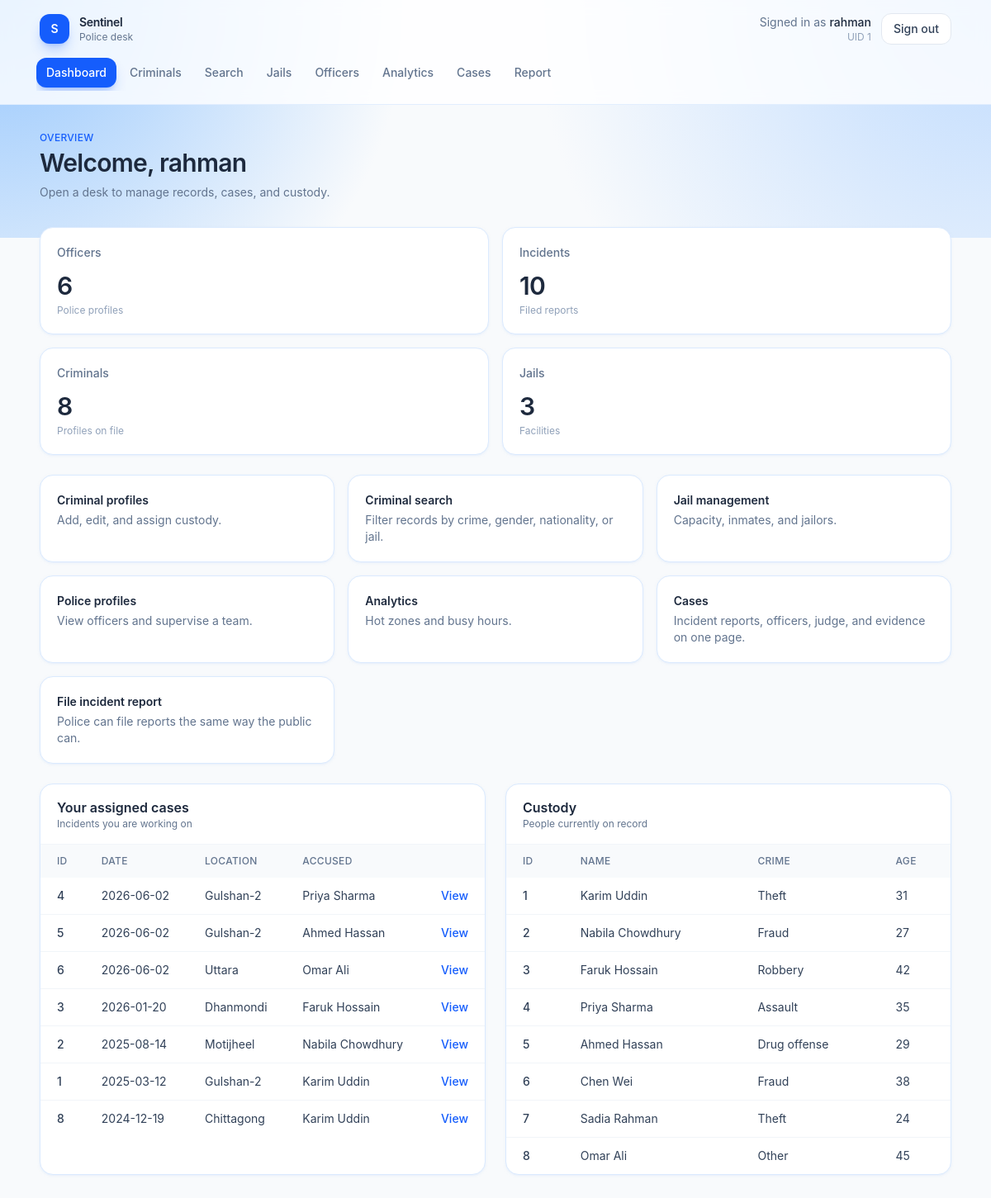
/dashboard (signed in), run on the app's committed database.
### tables this page shows
CREATE TABLE USER (
    UID INTEGER PRIMARY KEY,
    phone TEXT,
    age INTEGER,
    gender TEXT,
    role TEXT,
    name TEXT NOT NULL,
    password TEXT NOT NULL
);

CREATE TABLE Criminal (
    CID INTEGER PRIMARY KEY,
    Name TEXT NOT NULL,
    Age INTEGER,
    Crime TEXT,
    Height REAL,
    Gender TEXT,
    Nationality TEXT,
    JID INTEGER,
    time_sentenced TEXT,
    FOREIGN KEY (JID) REFERENCES Jail(JID)
);

### app.py (the view)
@app.route("/dashboard")
def dashboard():
    if not check_login():
        return redirect("/login")
    role = session.get("role")
    user_id = session.get("loggedin_UID")
    db = get_db()
    user = db.execute("SELECT * FROM USER WHERE UID = ?", (user_id,)).fetchone()
    if role == "police":
        officers_count = db.execute("select count(*) as officers from Police").fetchone()
        incidents_count = db.execute("select count(*) as incidents from 'Incident Reports'").fetchone()
        criminals_count = db.execute("select count(*) as criminals from Criminal").fetchone()
        jails_count = db.execute("select count(*) as jails from Jail").fetchone()
        stats = {
            "officers": officers_count[0],
            "incidents": incidents_count[0],
            "criminals": criminals_count[0],
            "jails": jails_count[0]
        }
        own_incidents = db.execute("select i.IRID, i.Date, i.incident_location as location, i.AccusedName from 'Incident Reports' i join Works_on w on i.IRID = w.IRID where w.UID = ? order by i.Date desc", (session.get("loggedin_UID"),)).fetchall()
        criminals = db.execute("select CID, Name, Crime, Age from Criminal").fetchall()
        return render_template("dashboard.html", user=user, stats=stats, own_incidents=own_incidents, criminals=criminals)
    else:
        reports = db.execute("select IRID, Date, incident_location as location, AccusedName from 'Incident Reports' where ReportedUID = ? order by Date desc", (session.get("loggedin_UID"),)).fetchall()
        return render_template("user_dashboard.html", user=user, reports=reports)

### app.py (called while the page is built)
def get_db():
    if "db" not in g:
        g.db = sqlite3.connect(app.config["DATABASE"])
        g.db.row_factory = sqlite3.Row
    return g.db

def check_login():
    if session.get("loggedin_UID") is None:
        return False
    return True

@app.context_processor
def inject_current_user():
    uid = session.get("loggedin_UID")
    if not uid:
        return {"user_name": "Guest"}
    name = session.get("name")
    if not name:
        db = get_db()
        row = db.execute("SELECT name FROM USER WHERE UID = ?", (uid,)).fetchone()
        name = row["name"] if row else "Guest"
        session["name"] = name
    return {"user_name": name}

@app.after_request
def disable_cache(response):
    response.headers["Cache-Control"] = "no-store, no-cache, must-revalidate, max-age=0"
    response.headers["Pragma"] = "no-cache"
    response.headers["Expires"] = "0"
    return response

### templates/dashboard.html (shortened to what this page needs)
{% extends "app.html" %}
{% set stats = stats if stats is defined else {"officers": 8, "incidents": 24, "criminals": 17, "jails": 3} %}
{% set own_incidents = own_incidents if own_incidents is defined else [
    {"IRID": 12, "Date": "2026-08-14", "location": "Gulshan-2", "AccusedName": "Karim Uddin"},
    {"IRID": 11, "Date": "2026-08-11", "location": "Motijheel", "AccusedName": "Nabila Chowdhury"},
] %}
{% set criminals = criminals if criminals is defined else [
    {"CID": 101, "Name": "Karim Uddin", "Crime": "Theft", "Age": 31},
    {"CID": 102, "Name": "Nabila Chowdhury", "Crime": "Fraud", "Age": 27},
] %}
{% block page %}
<div class="mb-8">
    <p class="text-xs font-medium uppercase tracking-wide text-blue-600">Overview</p>
    <h1 class="mt-1 text-3xl font-semibold tracking-tight text-slate-800">Welcome, {{ user.name }}</h1>
    <p class="mt-2 text-sm text-slate-500">Open a desk to manage records, cases, and custody.</p>
</div>
<section class="grid gap-4 sm:grid-cols-2 xl:grid-cols-4">
    <article class="rounded-2xl border border-blue-100 bg-white p-5 shadow-sm shadow-blue-100/50">
        <p class="text-sm font-medium text-slate-500">Officers</p>
        <p class="mt-3 text-3xl font-semibold tracking-tight text-slate-800">{{ stats.officers }}</p>
        <p class="mt-1 text-xs text-slate-400">Police profiles</p>
    </article>
    <article class="rounded-2xl border border-blue-100 bg-white p-5 shadow-sm shadow-blue-100/50">
        <p class="text-sm font-medium text-slate-500">Incidents</p>
        <p class="mt-3 text-3xl font-semibold tracking-tight text-slate-800">{{ stats.incidents }}</p>
        <p class="mt-1 text-xs text-slate-400">Filed reports</p>
    </article>
    <article class="rounded-2xl border border-blue-100 bg-white p-5 shadow-sm shadow-blue-100/50">
        <p class="text-sm font-medium text-slate-500">Criminals</p>
        <p class="mt-3 text-3xl font-semibold tracking-tight text-slate-800">{{ stats.criminals }}</p>
        <p class="mt-1 text-xs text-slate-400">Profiles on file</p>
    </article>
    <article class="rounded-2xl border border-blue-100 bg-white p-5 shadow-sm shadow-blue-100/50">
        <p class="text-sm font-medium text-slate-500">Jails</p>
        <p class="mt-3 text-3xl font-semibold tracking-tight text-slate-800">{{ stats.jails }}</p>
        <p class="mt-1 text-xs text-slate-400">Facilities</p>
    </article>
</section>
<section class="mt-6 grid gap-4 sm:grid-cols-2 lg:grid-cols-3">
    <a href="{{ url_for('criminals') }}" class="rounded-2xl border border-blue-100 bg-white p-5 shadow-sm shadow-blue-100/50 transition hover:border-blue-300 hover:shadow-md">
        <p class="text-sm font-semibold text-slate-800">Criminal profiles</p>
        <p class="mt-1 text-sm text-slate-500">Add, edit, and assign custody.</p>
    </a>
    <a href="{{ url_for('search_criminals') }}" class="rounded-2xl border border-blue-100 bg-white p-5 shadow-sm shadow-blue-100/50 transition hover:border-blue-300 hover:shadow-md">
        <p class="text-sm font-semibold text-slate-800">Criminal search</p>
        <p class="mt-1 text-sm text-slate-500">Filter records by crime, gender, nationality, or jail.</p>
    </a>
    <a href="{{ url_for('jails') }}" class="rounded-2xl border border-blue-100 bg-white p-5 shadow-sm shadow-blue-100/50 transition hover:border-blue-300 hover:shadow-md">
        <p class="text-sm font-semibold text-slate-800">Jail management</p>
        <p class="mt-1 text-sm text-slate-500">Capacity, inmates, and jailors.</p>
    </a>
    {% if session.get("issupervisor") %}
    <a href="{{ url_for('officers') }}" class="rounded-2xl border border-blue-100 bg-white p-5 shadow-sm shadow-blue-100/50 transition hover:border-blue-300 hover:shadow-md">
        <p class="text-sm font-semibold text-slate-800">Police profiles</p>
        <p class="mt-1 text-sm text-slate-500">View officers and supervise a team.</p>
    </a>
    {% endif %}
    <a href="{{ url_for('analytics') }}" class="rounded-2xl border border-blue-100 bg-white p-5 shadow-sm shadow-blue-100/50 transition hover:border-blue-300 hover:shadow-md">
        <p class="text-sm font-semibold text-slate-800">Analytics</p>
        <p class="mt-1 text-sm text-slate-500">Hot zones and busy hours.</p>
    </a>
    <a href="{{ url_for('incidents') }}" class="rounded-2xl border border-blue-100 bg-white p-5 shadow-sm shadow-blue-100/50 transition hover:border-blue-300 hover:shadow-md">
        <p class="text-sm font-semibold text-slate-800">Cases</p>
        <p class="mt-1 text-sm text-slate-500">Incident reports, officers, judge, and evidence on one page.</p>
    </a>
    <a href="{{ url_for('report_incident') }}" class="rounded-2xl border border-blue-100 bg-white p-5 shadow-sm shadow-blue-100/50 transition hover:border-blue-300 hover:shadow-md">
        <p class="text-sm font-semibold text-slate-800">File incident report</p>
        <p class="mt-1 text-sm text-slate-500">Police can file reports the same way the public can.</p>
    </a>
</section>
<section class="mt-6 grid gap-6 lg:grid-cols-2">
    <article class="overflow-hidden rounded-2xl border border-blue-100 bg-white shadow-sm shadow-blue-100/50">
        <div class="border-b border-slate-100 px-5 py-4">
            <h2 class="font-semibold text-slate-800">Your assigned cases</h2>
            <p class="text-xs text-slate-500">Incidents you are working on</p>
        </div>
        {% if own_incidents %}
        <div class="overflow-x-auto">
            <table class="w-full text-left text-sm">
                <thead class="bg-slate-50 text-xs uppercase tracking-wide text-slate-500">
                    <tr>
                        <th class="px-5 py-3 font-medium">ID</th>
                        <th class="px-5 py-3 font-medium">Date</th>
                        <th class="px-5 py-3 font-medium">Location</th>
                        <th class="px-5 py-3 font-medium">Accused</th>
                        <th class="px-5 py-3 font-medium"></th>
                    </tr>
                </thead>
                <tbody class="divide-y divide-slate-100">
                    {% for incident in own_incidents %}
                    <tr class="text-slate-700">
                        <td class="px-5 py-3 font-medium">{{ incident.IRID }}</td>
                        <td class="px-5 py-3">{{ incident.Date or "—" }}</td>
                        <td class="px-5 py-3">{{ incident.location or "—" }}</td>
                        <td class="px-5 py-3">{{ incident.AccusedName or "—" }}</td>
                        <td class="px-5 py-3 text-right">
                            <a href="{{ url_for('incident_detail', irid=incident.IRID) }}" class="font-medium text-blue-600 hover:text-blue-700">View</a>
                        </td>
                    </tr>
                    {% endfor %}
                </tbody>
            </table>
        </div>
        {% else %}
        <div class="px-5 py-10 text-center text-sm text-slate-500">No cases assigned to you yet.</div>
        {% endif %}
    </article>
    <article class="overflow-hidden rounded-2xl border border-blue-100 bg-white shadow-sm shadow-blue-100/50">
        <div class="border-b border-slate-100 px-5 py-4">
            <h2 class="font-semibold text-slate-800">Custody</h2>
            <p class="text-xs text-slate-500">People currently on record</p>
        </div>
        {% if criminals %}
        <div class="overflow-x-auto">
            <table class="w-full text-left text-sm">
                <thead class="bg-slate-50 text-xs uppercase tracking-wide text-slate-500">
                    <tr>
                        <th class="px-5 py-3 font-medium">ID</th>
                        <th class="px-5 py-3 font-medium">Name</th>
                        <th class="px-5 py-3 font-medium">Crime</th>
                        <th class="px-5 py-3 font-medium">Age</th>
                    </tr>
                </thead>
                <tbody class="divide-y divide-slate-100">
                    {% for criminal in criminals %}
                    <tr class="text-slate-700">
                        <td class="px-5 py-3 font-medium">{{ criminal.CID }}</td>
                        <td class="px-5 py-3">{{ criminal.Name }}</td>
                        <td class="px-5 py-3">{{ criminal.Crime or "—" }}</td>
                        <td class="px-5 py-3">{{ criminal.Age or "—" }}</td>
                    </tr>
                    {% endfor %}
                </tbody>
            </table>
        </div>
        {% else %}
        <div class="px-5 py-10 text-center text-sm text-slate-500">No criminal records yet.</div>
        {% endif %}
    </article>
</section>
{% endblock %}

### templates/app.html (shortened to what this page needs)
{% extends "layout.html" %}
{% set role = role|default(user.role if user is defined and user else session.get("role", "user")) %}
{% set user_name = user.name if user is defined and user else user_name %}
{% set path = request.path %}
{% block content %}
<div class="min-h-screen bg-slate-50">
    <div class="pointer-events-none absolute inset-x-0 top-0 h-72 bg-[radial-gradient(circle_at_top_left,_#93c5fd_0%,_transparent_40%),radial-gradient(circle_at_top_right,_#bfdbfe_0%,_transparent_45%)]"></div>
    <header class="relative border-b border-blue-100/80 bg-white/80 backdrop-blur">
        <div class="mx-auto flex max-w-6xl flex-col gap-4 px-4 py-4 sm:px-6">
            <div class="flex items-center justify-between">
                <a href="{{ url_for('dashboard') }}" class="flex items-center gap-3">
                    <span class="flex h-9 w-9 items-center justify-center rounded-xl bg-blue-600 text-sm font-semibold text-white shadow-lg shadow-blue-600/25">S</span>
                    <div>
                        <p class="text-sm font-semibold tracking-tight text-slate-800">Sentinel</p>
                        <p class="text-xs text-slate-500">{{ "Police desk" if role == "police" else "Public portal" }}</p>
                    </div>
                </a>
                <div class="flex items-center gap-3">
                    <div class="hidden text-right sm:block">
                        <p class="text-sm text-slate-500">Signed in as <span class="font-medium text-slate-800">{{ user_name }}</span></p>
                        <p class="text-xs text-slate-400">UID {{ session.get("loggedin_UID") }}</p>
                    </div>
                    <a href="{{ url_for('logout') }}" class="rounded-xl border border-slate-200 bg-white px-3.5 py-2 text-sm font-medium text-slate-700 transition hover:border-blue-200 hover:bg-blue-50 hover:text-blue-700">
                        Sign out
                    </a>
                </div>
            </div>
            <nav class="-mx-1 flex gap-1 overflow-x-auto pb-1 text-sm font-medium">
                {% macro nav_link(href, label, active) %}
                <a
                    href="{{ href }}"
                    class="whitespace-nowrap rounded-xl px-3 py-2 transition {% if active %}bg-blue-600 text-white shadow-lg shadow-blue-600/25{% else %}text-slate-500 hover:bg-blue-50 hover:text-blue-700{% endif %}"
                >{{ label }}</a>
                {% endmacro %}
                {% if role == "police" %}
                    {{ nav_link(url_for("dashboard"), "Dashboard", path == "/dashboard") }}
                    {{ nav_link(url_for("criminals"), "Criminals", path.startswith("/criminals")) }}
                    {{ nav_link(url_for("search_criminals"), "Search", path.startswith("/search")) }}
                    {{ nav_link(url_for("jails"), "Jails", path.startswith("/jails")) }}
                    {% if session.get("issupervisor") %}
                    {{ nav_link(url_for("officers"), "Officers", path.startswith("/officers")) }}
                    {% endif %}
                    {{ nav_link(url_for("analytics"), "Analytics", path.startswith("/analytics")) }}
                    {{ nav_link(url_for("incidents"), "Cases", path.startswith("/incidents")) }}
                    {{ nav_link(url_for("report_incident"), "Report", path.startswith("/report")) }}
                {% endif %}
            </nav>
        </div>
    </header>
    <main class="relative mx-auto max-w-6xl px-4 py-8 sm:px-6">
        {% block page %}{% endblock %}
    </main>
</div>
{% endblock %}

### data on the page
USER: role "Police desk", name "rahman"
Criminal: IRID "4", Date "2026-06-02", location "Gulshan-2", Name "Priya Sharma", CID "4", Crime "Assault", Age "35"
Criminal: IRID "5", Date "2026-06-02", location "Gulshan-2", Name "Ahmed Hassan", CID "5", Crime "Drug offense", Age "29"
Criminal: IRID "3", Date "2026-01-20", location "Dhanmondi", Name "Faruk Hossain", CID "3", Crime "Robbery", Age "42"
Criminal: IRID "2", Date "2025-08-14", location "Motijheel", Name "Nabila Chowdhury", CID "2", Crime "Fraud", Age "27"
Criminal: IRID "1", Date "2025-03-12", location "Gulshan-2", Name "Karim Uddin", CID "1", Crime "Theft", Age "31"
Criminal: CID "6", Name "Chen Wei", Crime "Fraud", Age "38"
Criminal: CID "7", Name "Sadia Rahman", Crime "Theft", Age "24"
Criminal: CID "8", Name "Omar Ali", Crime "Other", Age "45"

### other printed values
{{ session.get("loggedin_UID") }} "1"
{{ label }} "Dashboard Criminals Search Jails Officers Analytics Cases Report"
{{ stats.officers }} "6"
{{ stats.incidents }} "10"
{{ stats.criminals }} "8"
{{ stats.jails }} "3"
{{ incident.IRID }} "6" "8"
{{ incident.Date or "—" }} "2026-06-02" "2024-12-19"
{{ incident.location or "—" }} "Uttara" "Chittagong"
{{ incident.AccusedName or "—" }} "Omar Ali" "Karim Uddin"
